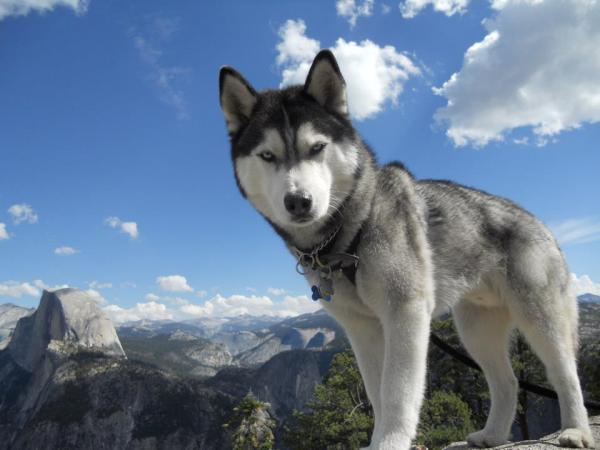
#> input picture Computacao_Grafica/limiarização/imagem.jpg, 600 x 450 px
$ python 'limiarização.py'
#> lines starting #> are read from the running program, lines starting #| are printed output that depends on the picture; after the words box and inside, x2 and y2 are one past the last pixel; in counts of white or black regions, pixels touching at a corner belong together
import cv2 as cv
import numpy as np
from matplotlib import pyplot as plt

img = cv.imread('imagem.jpg')
#> img is the input picture: shape (450, 600, 3); mean B, G, R 146, 123, 104

h,w = img.shape[:2]
#> h = 450; w = 600
cv.imshow("Imagem Original", img)

limiar = 100

imgCinza = np.zeros((h,w), np.uint8)
imgCinza = (img[..., 0]*0.1 + img[..., 1] * 0.65 + img[..., 2] * 0.25).astype('uint8')
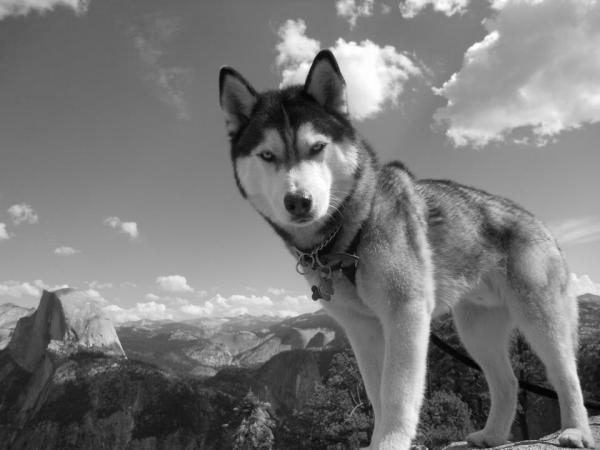
#> imgCinza: shape (450, 600); min 0, max 255, mean 120.1
cv.imshow("Imagem Cinzado", imgCinza)

hist = cv.calcHist([imgCinza],[0], None, [256],[0,256])
#> hist = 256 values, max 3022 at index 116, min 3 at index 255, mean 1054.7

max = np.argmax(hist)
#> max = 116
print(max)
#| 116

th, res = cv.threshold(img[...,1], 220,255, cv.THRESH_BINARY)
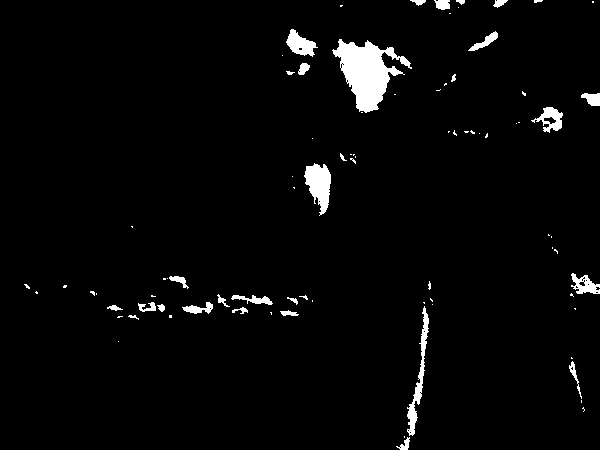
#> res: shape (450, 600); 2.9% white; 84 white regions (54 under 20 px), largest, box (x1, y1, x2, y2) and area: (332, 39, 412, 113) 2794, (304, 163, 331, 216) 865, (407, 306, 429, 436) 704
cv.imshow("Imagem Limiarizado", res)
plt.plot(hist,color = 'b')
plt.xlim([0,255])
plt.show()
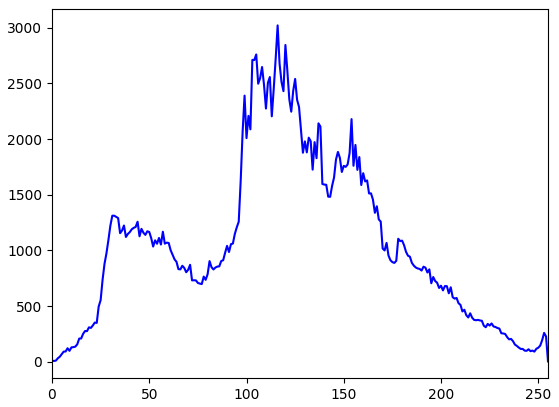
#> figure drawn by matplotlib, 1 panel; curve peaks at x = 116, y = 3022
cv.waitKey(0)
